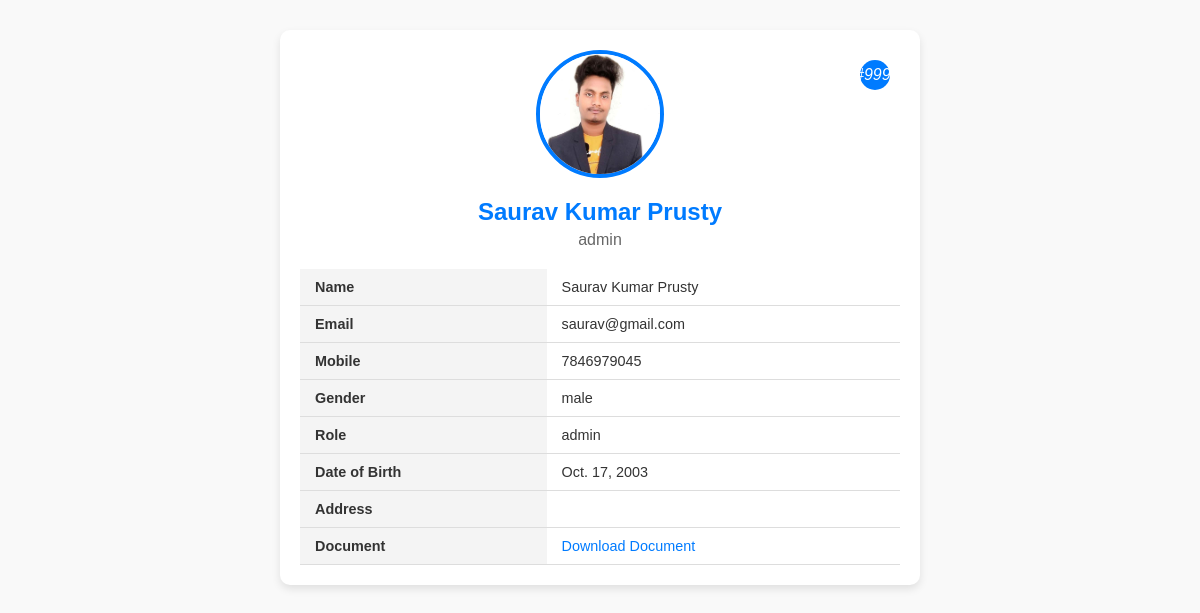
The app's page /myadmin/viewprofile (signed in) with its own data.
### Register/models.py (models this page shows, shortened)
class profile_update(models.Model):
    email=models.ForeignKey('register_master',on_delete=models.CASCADE,)
    address=models.CharField(max_length=100)
    image=models.FileField(upload_to='images/')
    upload_doc=models.FileField(upload_to='Document/')

class register_master(models.Model):
    name =models.CharField(max_length=50)
    email=models.CharField(max_length=100,primary_key=True)
    mobile=models.CharField(max_length=12)
    password=models.CharField(max_length=20)
    gender=models.CharField(max_length=20)
    dob=models.DateField()
    role=models.CharField(max_length=30)
    status=models.IntegerField(default=0)

### myadmin/views.py (the view)
# urls.py: path('viewprofile',viewprofile,name="viewprofile"),
def viewprofile(request):
    email=request.session.get('email')
    ob=register_master.objects.get(email=email)
    ob1=profile_update.objects.get(email=email)
    return render(request,'viewprofile.html',{"obj":ob,"data2":ob1})

### myadmin/templates/viewprofile.html (shortened to what this page needs)
<div class="profile-container">
    <div class="Profile-Header">
        <img src="{{ data2.image.url }}" alt="Profile Image">
        <div class="edit-icon" title="Edit Image">
            <a href="{% url 'profile' %}" style="text-decoration: none; color: white;">
                <i>8#9996;</i>
            </a>
        </div>
        <h2>{{ obj.name|title }}</h2>
        <p>{{ obj.role }}</p>
    </div>
    <table class="profile-details">
        <tr>
            <th>Name</th>
            <td>{{ obj.name |title }}</td>
        </tr>
        <tr>
            <th>Email</th>
            <td>{{ obj.email }}</td>
        </tr>
        <tr>
            <th>Mobile</th>
            <td>{{ obj.mobile }}</td>
        </tr>
        <tr>
            <th>Gender</th>
            <td>{{ obj.gender }}</td>
        </tr>
        <tr>
            <th>Role</th>
            <td>{{ obj.role }}</td>
        </tr>
        <tr>
            <th>Date of Birth</th>
            <td>{{ obj.dob }}</td>
        </tr>
        <tr>
            <th>Address</th>
            <td>{{ obj.address }}</td>
        </tr>
        <tr>
            <th>Document</th>
            <td><a href="{{ data2.upload_doc.url }}">Download Document</a></td>
        </tr>
    </table>

### myadmin/templates/viewprofile.html (style rules this page uses)
.profile-container { max-width: 600px; margin: 30px auto; background: #fff; box-shadow: 0 4px 8px rgba(0, 0, 0, 0.1); border-radius: 10px; overflow: hidden; padding: 20px; }
.profile-header { text-align: center; position: relative; }
.profile-header img { width: 120px; height: 120px; border-radius: 50%; border: 4px solid #007bff; margin-bottom: 10px; }
.profile-header h2 { margin: 10px 0 5px; color: #007bff; font-size: 1.5rem; }
.profile-header p { margin: 5px 0; color: #666; font-size: 1rem; }
.edit-icon { position: absolute; top: 10px; right: 10px; background: #007bff; color: #fff; border-radius: 50%; width: 30px; height: 30px; display: flex; align-items: center; justify-content: center; cursor: pointer; }
.edit-icon a { text-decoration: none; color: #fff; }
table.profile-details { width: 100%; margin-top: 20px; border-collapse: collapse; font-size: 0.9rem; }
table.profile-details th, table.profile-details td { text-align: left; padding: 10px 15px; border-bottom: 1px solid #ddd; }
table.profile-details th { background-color: #f4f4f4; color: #333; font-weight: bold; }
table.profile-details a { color: #007bff; text-decoration: none; }

### records on screen
profile_update: image (picture)
register_master: name "Saurav Kumar Prusty", role "admin", email "saurav@gmail.com", mobile "7846979045", gender "male", dob "Oct. 17, 2003"
